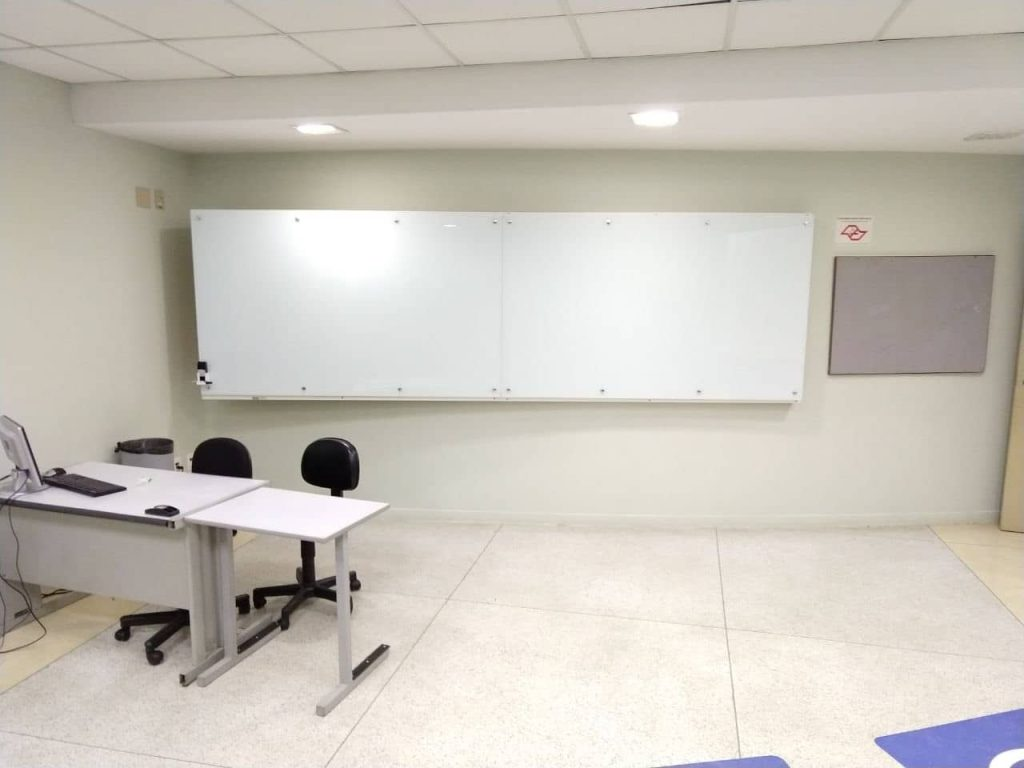
#> input picture imagem_quadro.jpg, 1024 x 768 px
$ python hough_classica.py
#> lines starting #> are read from the running program, lines starting #| are printed output that depends on the picture; after the words box and inside, x2 and y2 are one past the last pixel; in counts of white or black regions, pixels touching at a corner belong together
import cv2
import numpy as np

# caminho da imagem
imagem = cv2.imread("imagem_quadro.jpg")
#> imagem is the input picture: shape (768, 1024, 3); mean B, G, R 185.8, 194.5, 199.9

if imagem is None:
    raise FileNotFoundError("Não foi possível abrir 'imagem_quadro.jpg'.")

# cópia para desenhar
resultado = imagem.copy()

# escala de cinza
gray = cv2.cvtColor(imagem, cv2.COLOR_BGR2GRAY)
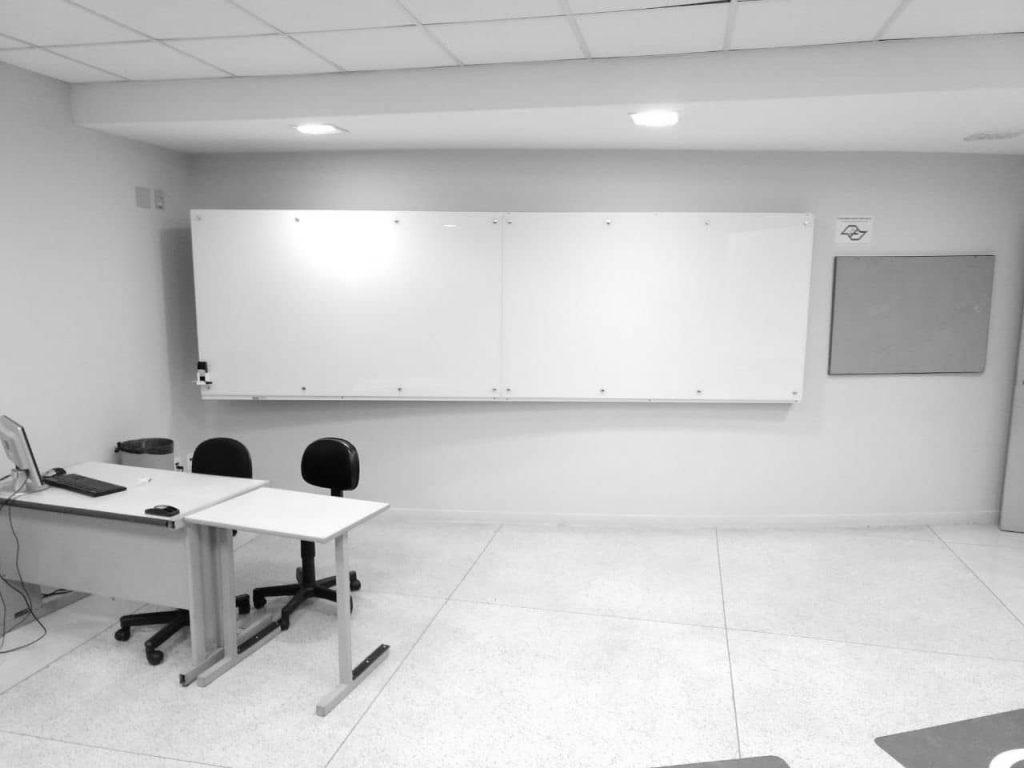
#> gray: shape (768, 1024); min 0, max 255, mean 195

# suavização para reduzir ruído
blur = cv2.GaussianBlur(gray, (5, 5), 0)

# detector de bordas
bordas = cv2.Canny(blur, 50, 150)
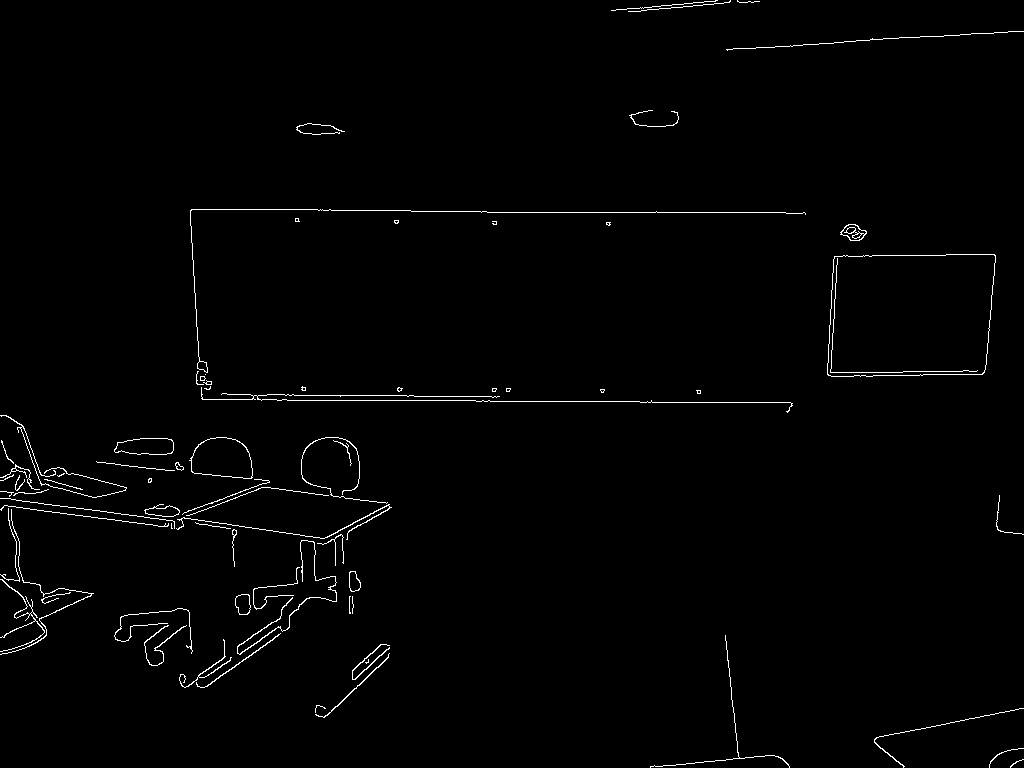
#> bordas: shape (768, 1024); 1.2% white in thin lines or dots

# Transformada de Hough probabilística
linhas = cv2.HoughLinesP(
    bordas,
    rho=1,
    theta=np.pi / 180,
    threshold=80,
    minLineLength=50,
    maxLineGap=10
)
#> linhas = 28 rows, first 6: [481, 212, 785, 212], [277, 400, 489, 400], [573, 401, 686, 402], [745, 48, 930, 36], [694, 402, 750, 402], [285, 395, 413, 395]

# desenha as linhas encontradas
if linhas is not None:
    for linha in linhas:
        x1, y1, x2, y2 = linha[0]
        cv2.line(resultado, (x1, y1), (x2, y2), (0, 255, 0), 2)
#> this loop made 28 passes
#> (x1, y1, x2, y2) on passes 1 to 12: (481, 212, 785, 212), (277, 400, 489, 400), (573, 401, 686, 402), (745, 48, 930, 36), (694, 402, 750, 402), (285, 395, 413, 395), (191, 209, 330, 209), (4, 498, 182, 523), (834, 256, 915, 255), (847, 372, 984, 370), (191, 226, 199, 369), (650, 767, 772, 755)
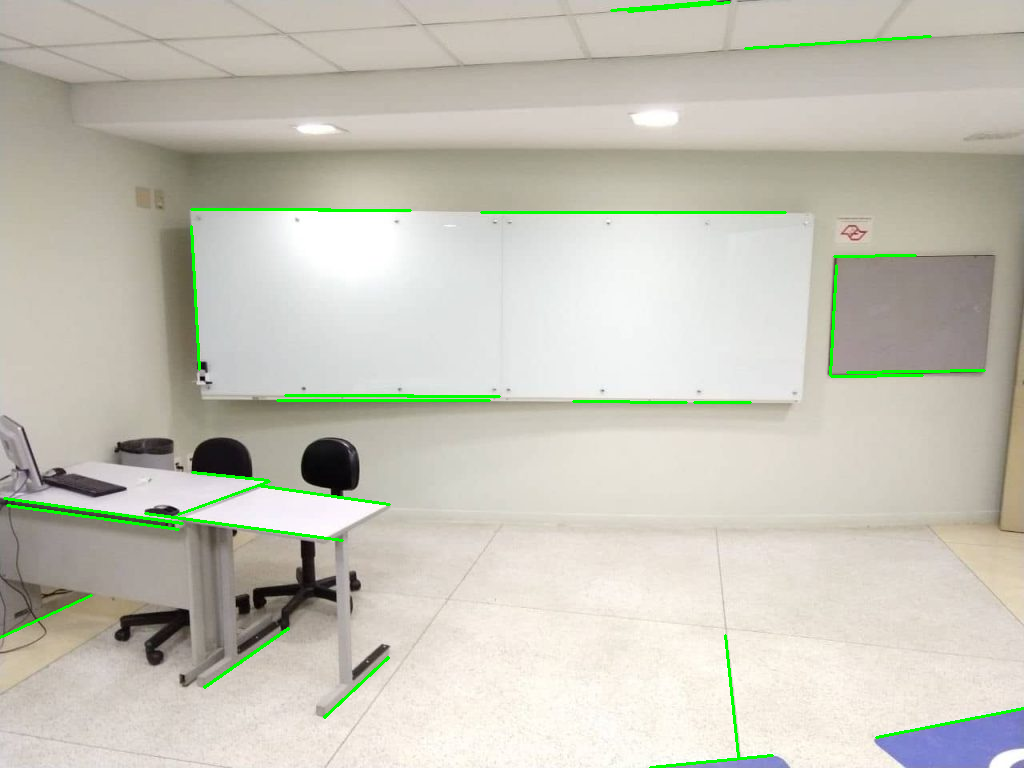
#> resultado: shape (768, 1024, 3); 1.38% of pixels changed, all inside (x1, y1, x2, y2) = (0, 0, 1024, 768)

# salva resultados
cv2.imwrite("1_gray.jpg", gray)
cv2.imwrite("2_bordas.jpg", bordas)
cv2.imwrite("3_resultado_hough.jpg", resultado)

print("Processamento concluído.")
print("Arquivos gerados:")
print("- 1_gray.jpg")
print("- 2_bordas.jpg")
print("- 3_resultado_hough.jpg")
